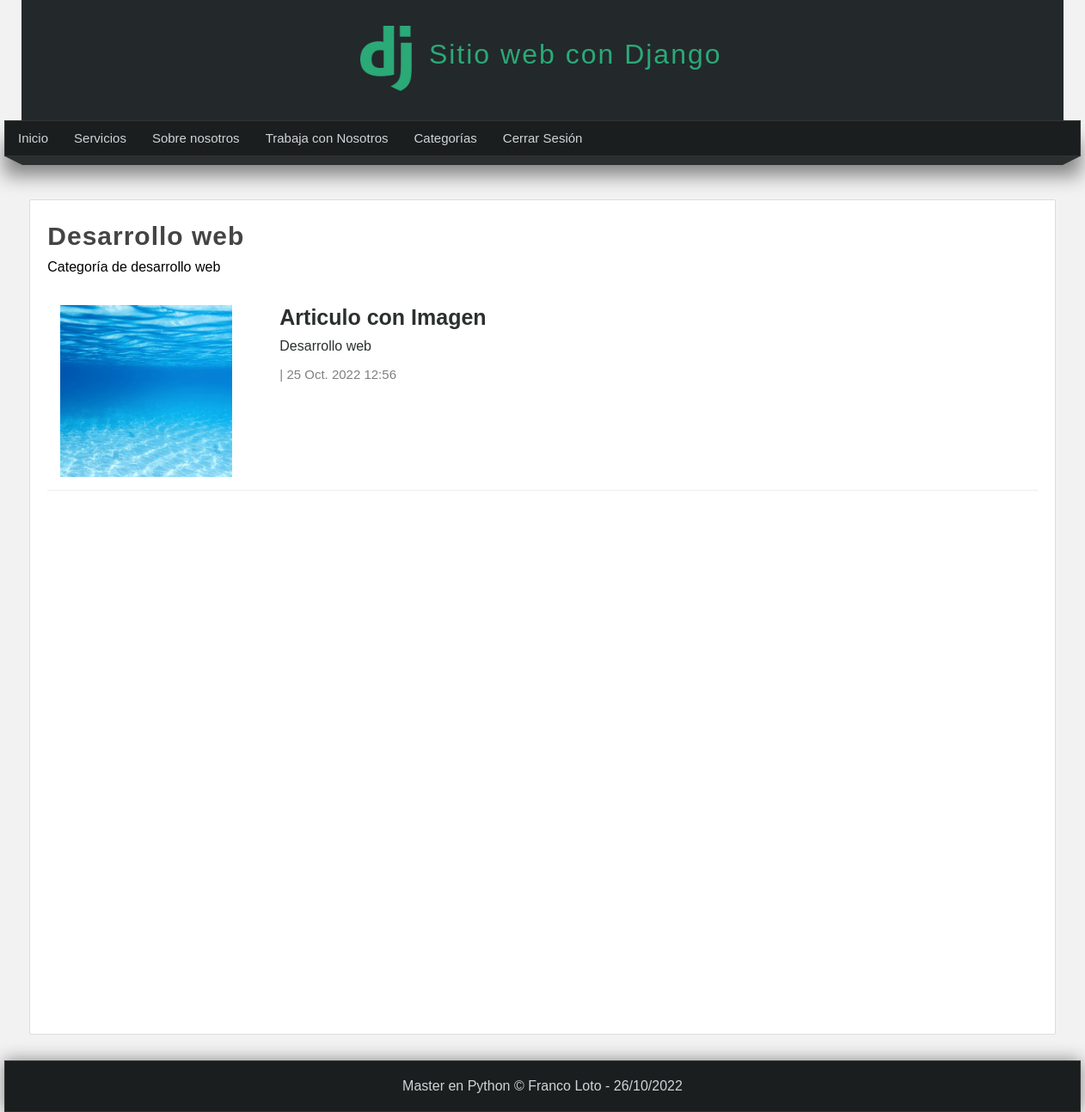
The page /categoria/1 (signed in) on the database its author committed.
### pages/models.py (models this page shows, shortened)
class Page(models.Model):
    title = models.CharField(max_length=50, verbose_name="Título")
    content = RichTextField(verbose_name="Contenido")
    slug = models.CharField(unique=True, max_length=150, verbose_name="URL amigable")
    order = models.IntegerField(default=0, verbose_name="Orden")
    visible = models.BooleanField(verbose_name="¿Visible?")
    created_at = models.DateTimeField(auto_now_add=True, verbose_name="Creado el")
    updated_at = models.DateTimeField(auto_now=True, verbose_name="Actualizado el")
    class Meta:
        verbose_name = "Página"
        verbose_name_plural = "Páginas"

### blog/models.py (models this page shows, shortened)
class Category(models.Model):
    name = models.CharField(max_length=100, verbose_name='Nombre')
    description = models.CharField(max_length=255, verbose_name="Descripción")
    created_at = models.DateTimeField(auto_now_add=True, verbose_name="Creado el")
    class Meta:
        verbose_name = "Categoría"
        verbose_name_plural = "Categorías"

class Article(models.Model):
    title = models.CharField(max_length=150, verbose_name="Título")
    content = RichTextField(verbose_name="Contenido")
    image = models.ImageField(default='null', verbose_name="Imágen", upload_to="media/articles")
    public = models.BooleanField(verbose_name="¿Público?")
    user = models.ForeignKey(User, verbose_name="Usuario", editable=False, on_delete=models.CASCADE),
    categories = models.ManyToManyField(Category, verbose_name="Categorías", blank=True, related_name="articles")
    created_at = models.DateTimeField(auto_now_add=True, verbose_name="Creado el")
    updated_at = models.DateTimeField(auto_now=True, verbose_name="Editado el")
    class Meta:
        verbose_name = "Artículo"
        verbose_name_plural = "Artículos"
        ordering = ['-created_at']

### blog/views.py (the view)
# urls.py: path('categoria/<int:category_id>', views.category, name="category"),
@login_required(login_url='login')
def category(request, category_id):
    category = get_object_or_404(Category, id=category_id)
    return render(request, 'categories/category.html', {
        'category': category,
    })

### blog/prossesor.py (called while the page is built)
def get_categories(request):
    categories_in_use = Article.objects.filter(public=True).values_list('categories', flat=True)
    categories = Category.objects.filter(id__in=categories_in_use).values_list('id', 'name')
    return {
        'categories': categories,
        'ids': categories_in_use,
    }

### pages/context_processors.py (called while the page is built)
def get_pages(request):
    pages = Page.objects.filter(visible=True).order_by("order").values_list('id', 'title', 'slug')
    return {
        'pages': pages
    }

### blog/templates/categories/category.html (shortened to what this page needs)
{% extends 'layouts/layout.html' %}
{% block content %}
    <h1 class="title">{{category.name}}</h1>
    <p>{{category.description}}</p>
    {% include 'articles/articles.html' with articles=category.articles.all %}
{% endblock %}

### mainapp/templates/layouts/layout.html (shortened to what this page needs)
<!DOCTYPE html>
<html lang="es">
<head>
    {% load static %}
    <link rel="stylesheet" type="text/css" href="{% static 'css/styles.css' %}" />
</head>
<body>
    <header>
        <div id="logotipo">
            <img src="{% static 'images/logo.png' %}" />
            <h1>Sitio web con Django</h1>
        </div>
    </header>
    <nav>
        <ul>
            <li>
                <a href="{% url 'index' %}">Inicio</a>
            </li>
            {% if user.email %}
                {% for page in pages %}
                    <li>
                        <a href="{% url 'page' page.2 %}">{{page.1}}</a>
                    </li>
                {% endfor %}
                <li>
                    <a href="{% url 'index' %}">Categorías</a>
                </li>
                <li>
                    <a href="{% url 'logout' %}">Cerrar Sesión</a>
                </li>
            {% endif %}
        </ul>
    </nav>
    <div class="barra">
            <span class="esquina-izquierda"></span>
            <span class="relleno-barra"></span>
            <span class="esquina-derecha"></span>
    </div>
    <div id="content">
            <div class="box">
                {% block content %}{% endblock %}
            </div>
    </div>
    <footer>
        Master en Python &copy; Franco Loto - {% now "d/m/Y"%}
    </footer>
</body>
</html>

### blog/templates/articles/articles.html (shortened to what this page needs)
{% for article in articles %}
    <article class="article-item">
        {% if article.image != "null" and article.image.url|length >= 1 %}
            <div class="image">
                <img src="{{article.image.url}}" />
            </div>
        {% endif %}
        <div class="data">
            <h2>
                <a href="{% url 'article' article.id %}">
                    {{article.title}}
                </a>
            </h2>
            <p>
                {% for category in article.categories.all %}
                    <a href="{% url 'category' category.id %}">{{category.name}}</a>
                {% endfor %}
            </p>
            <span class="date">
                |
                {{article.created_at}}
            </span>
        </div>
    </article>
{% endfor %}

### mainapp/static/css/styles.css (style rules this page uses)
* { margin: 0px; padding: 0px; font-family: sans-serif, Arial, Helvetica; text-decoration: none; }
body { background-color: #f2f2f2; }
header { width: 1212px; height: 140px; background-color: #23282b; margin: 0 auto; }
#logotipo { width: 35%; height: 130px; margin: 0 auto; padding-top: 10px; }
#logotipo img { display: block; width: 60px; float: left; margin-top: 20px; }
#logotipo h1 { display: block; float: left; margin-top: 35px; margin-left: 20px; letter-spacing: 2px; font-weight: lighter; color: #2ba977; }
nav { width: 1250px; height: 40px; margin: 0 auto; background-color: #1B1E1F; border: 1px solid #333333; box-shadow: 0px 22px 22px gray; font-size: 15px; }
nav > ul { list-style: none; text-decoration: none; }
nav > ul > li { line-height: 40px; float: left; }
nav > ul > li > a { display: block; padding-left: 15px; padding-right: 15px; color: #d1d4d6; }
.barra { width: 1250px; margin: 0 auto; }
.esquina-izquierda { display: block; border-left: 20px solid transparent; border-top: 10px solid #2b2f30; float: left; }
.esquina-derecha { display: block; border-right: 20px solid transparent; border-top: 10px solid #2b2f30; float: right; }
.relleno-barra { display: block; width: 1210px; height: 10px; background: #2b2f30; float: left; }
#content { width: 1212px; min-height: 930px; margin: 0 auto; margin-bottom: 30px; margin-top: 50px; }
.box { background: white; width: 95%; min-height: 930px; padding: 20px; border: 1px solid #ddd; border-radius: 2px; margin: 0 auto; }
.box .image { width: 45%; float: left; margin-right: 40px; }
.box .image img { width: 100%; }
.box a { color: #2b2f30; transition: all 300ms; }
.title { color: #444; letter-spacing: 1px; font-size: 30px; margin-bottom: 10px; margin-top: 5px; }
.date { display: block; margin-top: 15px; margin-bottom: 15px; color: gray; }
.article-item { margin-bottom: 20px; margin-top: 20px; padding: 15px; border-bottom: 1px solid #eee; clear: both; }
.article-item .image { width: 200px; height: 200px; float: left; overflow: hidden; }
.article-item .image img { width: 200px; height: 200px; }
.article-item .data { float: left; padding: 15px; padding-top: 0px; }
.article-item h2 { display: block; font-size: 25px; color: #333; margin-bottom: 10px; }
.article-item span.date { display: block; font-size: 15px; color: gray; margin-bottom: 10px; }
footer { width: 1250px; background-color: #1B1E1F; border: 1px solid #333; color: #d1d4d6; text-align: center; padding-top: 20px; padding-bottom: 20px; box-shadow: 0px 0px 20px gray; margin: 0 auto; }

### rows shown on the page
Page: title "Servicios"
Page: title "Sobre nosotros"
Page: title "Trabaja con Nosotros"
Category: name "Desarrollo web", description "Categoría de desarrollo web"
Article: image (picture), title "Articulo con Imagen", created_at "25 Oct. 2022 12:56"
